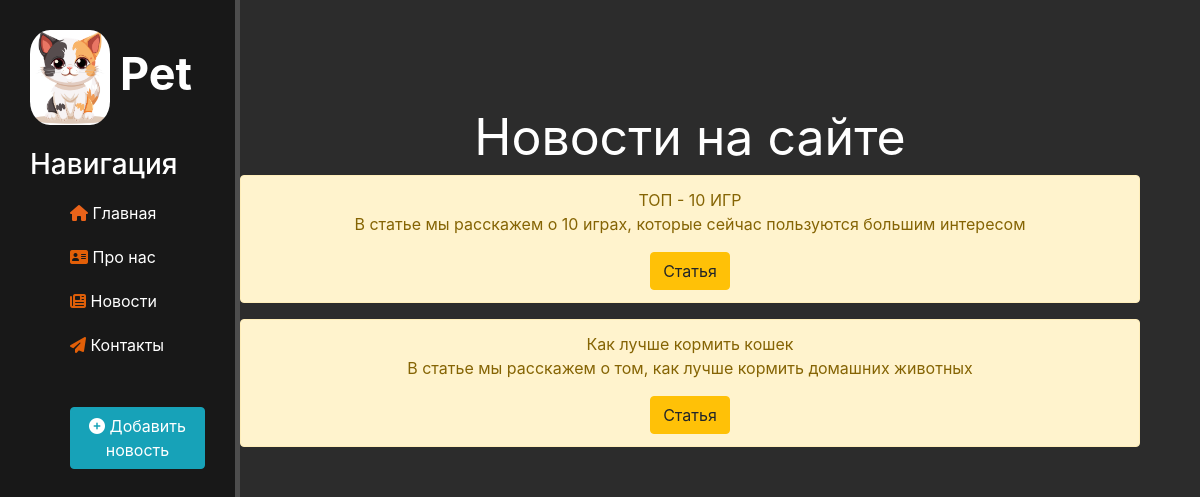
Page /news/ on the committed database.
### news/models.py (models this page shows, shortened)
class Artikles(models.Model):
    title = models.CharField('Название', max_length=50)
    anons = models.CharField('Анонс', max_length=250)
    content = models.TextField('Статья')
    date = models.DateTimeField('Дата и время публикации')
    class Meta:
        verbose_name = 'Новость'
        verbose_name_plural = 'Новости'

### news/views.py (the view)
# urls.py: path('', views.news_home, name='news_home'),
def news_home(request):
    news = Artikles.objects.order_by('-date')
    return render(request, 'news/news_home.html', {'news': news})

### news/templates/news/news_home.html (shortened to what this page needs)
{% extends 'main/layout.html' %}
{% block content %}
    <div class="features">
        <div class="title_page">Новости на сайте</div>
        {% if news %}
            {% for el in news %}
                <div class="alert alert-warning">
                    <div class="block_news">
                        <div>{{el.title}}</div>
                        <p>{{el.anons}}</p>
                        <a href="{% url 'news-detail' el.id %}" class="btn btn-warning">Статья</a>
                    </div>
                </div>
            {% endfor %}
            {% else %}
            <p>У вас нет записей!</p>
            {% endif %}
    </div>
{% endblock %}

### main/templates/main/layout.html (shortened to what this page needs)
{% load static %}
<!DOCTYPE html>
<html lang="en">
    <head>
        <link
            rel="stylesheet"
            href="https://cdn.jsdelivr.net/npm/bootstrap@4.6.2/dist/css/bootstrap.min.css" />
        <link rel="stylesheet" href="{% static 'main/css/main.css' %}" />
        <link
            rel="stylesheet"
            href="https://cdn.jsdelivr.net/npm/@fortawesome/fontawesome-free@6.4.2/css/fontawesome.min.css"
 />
    </head>
    <body>
        <aside>
            <img
                class="logo"
                src="{% static 'main/img/cat.jpg' %}"
                alt="logo" />
            <a class="link_title" href="{% url 'home' %}"
                ><span class="logo_title">Pet</span></a
            >
            <h3>Навигация</h3>
            <ul>
                <a class="list" href="{% url 'home' %}">
                    <li>
                        <i class="fa-solid fa-house" style="color: #ea631a"></i>
                        Главная
                    </li>
                </a>
                <a class="list" href="{% url 'about' %}">
                    <li>
                        <i
                            class="fa-solid fa-address-card"
                            style="color: #e25f08"></i>
                        Про нас
                    </li>
                </a>
                <a class="list" href="{% url 'news_home' %}">
                    <li>
                        <i
                            class="fa-solid fa-newspaper"
                            style="color: #dc5e09"></i>
                        Новости
                    </li>
                </a>
                <a class="list" href="{% url 'contacts' %}">
                    <li>
                        <i
                            class="fa-solid fa-paper-plane"
                            style="color: #e25f08"></i>
                        Контакты
                    </li>
                </a>
                <a href="{% url 'add_news' %}"
                    ><li>
                        <button class="btn btn-info">
                            <i class="fas fa-plus-circle"></i> Добавить новость
                        </button>
                    </li></a
                >
            </ul>
        </aside>
        <main>{% block content %} {% endblock %}</main>
    </body>
</html>

### main/static/main/css/main.css (style rules this page uses)
body { background-color: #2c2c2c; }
aside { float: left; background-color: #181818; padding: 2.5%; width: 20%; height: 120vh; color: #fff; border-right: 5px solid #4d4d4d; }
.logo { width: 80px; float: left; }
.logo_title { font-size: 45px; margin-left: 10px; font-weight: bold; font-style: none; color: #fff; text-decoration: none; position: relative; top: 10px; }
h3 { margin-top: 50px; font-size: 28px; }
ul { list-style: none; }
li { color: #fff; display: block; margin-top: 20px; transition: all 0.6s ease; }
.features { float: left; color: #fff; margin-top: 100px; text-align: center; width: 75%; }
.title_page { font-size: 50px; }
button { margin-top: 30px; }
.logo { border-radius: 25%; }
.btn { transition: all 0.6s ease; }

### rows in the picture
Artikles: title "ТОП - 10 ИГР", anons "В статье мы расскажем о 10 играх, которые сейчас пользуются большим интересом"
Artikles: title "Как лучше кормить кошек", anons "В статье мы расскажем о том, как лучше кормить домашних животных"
